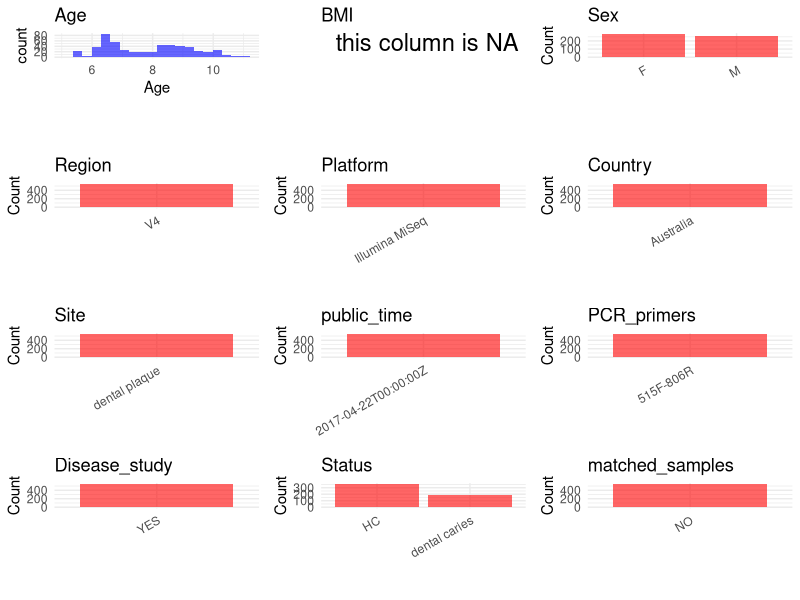

The R source for this figure: (Note: this script raises an error after producing the figure.)
## ---- chunk 1
library(tidyverse)
library(ggplot2)
library(cowplot)

setwd("C:/Users/zyc/Desktop/oral_project/data/projects/PRJNA383868")
initial_meta <- read.csv("SraRunTable.csv", header = TRUE) 
head(initial_meta)
## ---- chunk 2
metadata <- data.frame(
  assaytype = initial_meta$Assay.Type,
  BioProject = initial_meta$BioProject,
  Run = initial_meta$Run,
  sample_name = initial_meta$Library.Name,
  Age = initial_meta$Host_Age, 
  BMI = NA,  
  Sex = initial_meta$host_sex,
  Region = "V4",
  Platform = initial_meta$Instrument,
  Country = initial_meta$geo_loc_name_country,
  Site = initial_meta$host_tissue_sampled,
  public_time = initial_meta$ReleaseDate,
  matched_samples = "NO",
  Status = initial_meta$Host_disease,
  stringsAsFactors = FALSE
)
## ---- chunk 3
metadata <- metadata %>%filter(assaytype == "AMPLICON")
metadata <- metadata %>%mutate(Status = case_when(
  Status == "dental caries free" ~ "HC",
  TRUE ~ "dental caries"
))
metadata <- metadata %>%
  mutate(Sex = recode(Sex, "female" = "F", "male" = "M"))
metadata <- metadata %>%mutate(Age = as.numeric(sapply(str_split(Age, " "), function(x) head(x, 1))))%>%mutate(Age = Age/12)

## ---- chunk 4
metadata$title <- "Host Genetic Control of the Oral Microbiome in Health and Disease"
metadata$Disease_study <- "YES"
metadata$PCR_primers <- "515F-806R"

head(metadata)
## ---- chunk 5
print(paste("Number of unique runs:", length(unique(metadata$Run))))
print(paste("Number of unique sample names:", length(unique(metadata$sample_name))))
## ---- chunk 6
plot_data <- metadata %>%
  select(-BioProject, -Run, -sample_name, -title)

# Function to create simple plots for each column
create_simple_plots <- function(data) {
  plots <- list()
  
  for (col in colnames(data)) {
    # Check if the column is all NA
    if (all(is.na(data[[col]]))) {
      # Create an empty plot with text indicating all NA
      p <- ggplot() +
        annotate("text", x = 0.5, y = 0.5, label = "this column is NA", size = 6) +
        labs(title = col) +
        theme_void()
    } else if (is.numeric(data[[col]])) {
      # Numeric variable: histogram
      p <- ggplot(data, aes(x = .data[[col]])) +
        geom_histogram(fill = "blue", alpha = 0.6, bins = 20, na.rm = TRUE) +
        labs(title = col) +
        theme_minimal()
    } else {
      # Categorical variable: bar plot (remove NA values)
      count_data <- as.data.frame(table(data[[col]], useNA = "ifany"))
      p <- ggplot(count_data, aes(x = reorder(Var1, -Freq), y = Freq)) +
        geom_col(fill = "red", alpha = 0.6) +
        labs(title = col, x = NULL, y = "Count") +
        theme_minimal() +
        theme(axis.text.x = element_text(angle = 30, hjust = 1))
    }
    plots[[col]] <- p
  }
  
  return(plots)
}


plots <- create_simple_plots(plot_data)
p<-plot_grid(plots$Age, 
          plots$BMI, 
          plots$Sex, 
          plots$Region, 
          plots$Platform, 
          plots$Country, 
          plots$Site,
          plots$public_time, 
          plots$PCR_primers,
          plots$Disease_study,
          plots$Status,
          plots$matched_samples,# add 
          ncol = 3, align = "hv", axis = "lb")
ggsave("metadata_summary.png", plot = p, width = 8, height = 8, dpi = 150)

## ---- chunk 7
knitr::include_graphics("metadata_summary.png")
## ---- chunk 8
metadata <- metadata[, c(
  "BioProject", "Run", "sample_name", "Age", "BMI", "Sex", 
  "Region", "Platform", "Country", "Site", "public_time", 
  "PCR_primers", "title", "Disease_study", "Status","matched_samples"
)]

write.csv(metadata, file = "metadata.csv", quote = FALSE)
